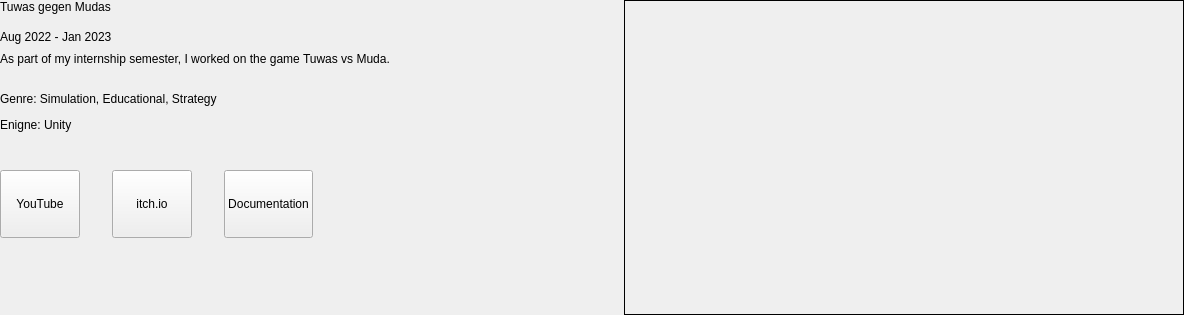
       <widget class="QWidget" name="contentWidget_2" native="true">
        <layout class="QHBoxLayout" name="horizontalLayout_2" stretch="1,0">
         <property name="spacing">
          <number>64</number>
         </property>
         <property name="leftMargin">
          <number>0</number>
         </property>
         <property name="topMargin">
          <number>0</number>
         </property>
         <property name="rightMargin">
          <number>0</number>
         </property>
         <property name="bottomMargin">
          <number>0</number>
         </property>
         <item>
          <widget class="QWidget" name="projectWidget_2" native="true">
           <property name="minimumSize">
            <size>
             <width>560</width>
             <height>0</height>
            </size>
           </property>
           <layout class="QVBoxLayout" name="verticalLayout_5">
            <property name="spacing">
             <number>16</number>
            </property>
            <property name="leftMargin">
             <number>0</number>
            </property>
            <property name="topMargin">
             <number>0</number>
            </property>
            <property name="rightMargin">
             <number>0</number>
            </property>
            <property name="bottomMargin">
             <number>0</number>
            </property>
            <item>
             <widget class="QLabel" name="projectNameLabel_2">
              <property name="text">
               <string>Tuwas gegen Mudas</string>
              </property>
              <property name="alignment">
               <set>Qt::AlignLeading|Qt::AlignLeft|Qt::AlignTop</set>
              </property>
              <property name="styleType" stdset="0">
               <string>projectName</string>
              </property>
             </widget>
            </item>
            <item>
             <widget class="QWidget" name="textWidget_2" native="true">
              <layout class="QVBoxLayout" name="verticalLayout_15">
               <property name="spacing">
                <number>8</number>
               </property>
               <property name="leftMargin">
                <number>0</number>
               </property>
               <property name="topMargin">
                <number>0</number>
               </property>
               <property name="rightMargin">
                <number>0</number>
               </property>
               <property name="bottomMargin">
                <number>0</number>
               </property>
               <item>
                <widget class="QLabel" name="dateLabel_2">
                 <property name="text">
                  <string>Aug 2022 - Jan 2023</string>
                 </property>
                 <property name="styleType" stdset="0">
                  <string>projectDate</string>
                 </property>
                </widget>
               </item>
               <item>
                <widget class="QLabel" name="projectDescribtionLabel_2">
                 <property name="text">
                  <string>&lt;html&gt;&lt;head/&gt;&lt;body&gt;&lt;p&gt;As part of my internship semester, I worked on the game Tuwas vs Muda.&lt;br/&gt;&lt;/p&gt;&lt;p&gt;Genre: Simulation, Educational, Strategy&lt;/p&gt;&lt;p&gt;Enigne: Unity&lt;br/&gt;&lt;/p&gt;&lt;/body&gt;&lt;/html&gt;</string>
                 </property>
                 <property name="wordWrap">
                  <bool>true</bool>
                 </property>
                 <property name="styleType" stdset="0">
                  <string>projectDescribtion</string>
                 </property>
                </widget>
               </item>
              </layout>
             </widget>
            </item>
            <item>
             <widget class="QWidget" name="buttonWidget_2" native="true">
              <layout class="QHBoxLayout" name="horizontalLayout_8">
               <property name="spacing">
                <number>32</number>
               </property>
               <property name="leftMargin">
                <number>0</number>
               </property>
               <property name="topMargin">
                <number>8</number>
               </property>
               <property name="rightMargin">
                <number>0</number>
               </property>
               <property name="bottomMargin">
                <number>0</number>
               </property>
               <item>
                <widget class="QPushButton" name="pushButton_2_1">
                 <property name="minimumSize">
                  <size>
                   <width>0</width>
                   <height>68</height>
                  </size>
                 </property>
                 <property name="text">
                  <string>YouTube</string>
                 </property>
                 <property name="moving" stdset="0">
                  <bool>false</bool>
                 </property>
                </widget>
               </item>
               <item>
                <widget class="QPushButton" name="pushButton_2_2">
                 <property name="minimumSize">
                  <size>
                   <width>0</width>
                   <height>68</height>
                  </size>
                 </property>
                 <property name="text">
                  <string>itch.io</string>
                 </property>
                 <property name="moving" stdset="0">
                  <bool>false</bool>
                 </property>
                </widget>
               </item>
               <item>
                <widget class="QPushButton" name="pushButton_2_3">
                 <property name="minimumSize">
                  <size>
                   <width>0</width>
                   <height>68</height>
                  </size>
                 </property>
                 <property name="text">
                  <string>Documentation</string>
                 </property>
                 <property name="moving" stdset="0">
                  <bool>false</bool>
                 </property>
                </widget>
               </item>
               <item>
                <spacer name="horizontalSpacer_4">
                 <property name="orientation">
                  <enum>Qt::Horizontal</enum>
                 </property>
                 <property name="sizeHint" stdset="0">
                  <size>
                   <width>40</width>
                   <height>20</height>
                  </size>
                 </property>
                </spacer>
               </item>
              </layout>
             </widget>
            </item>
            <item>
             <spacer name="verticalSpacer_2">
              <property name="orientation">
               <enum>Qt::Vertical</enum>
              </property>
              <property name="sizeHint" stdset="0">
               <size>
                <width>20</width>
                <height>0</height>
               </size>
              </property>
             </spacer>
            </item>
           </layout>
          </widget>
         </item>
         <item>
          <widget class="QWidget" name="projectPictureLabel_2" native="true">
           <property name="minimumSize">
            <size>
             <width>560</width>
             <height>315</height>
            </size>
           </property>
           <layout class="QVBoxLayout" name="verticalLayout_4">
            <property name="spacing">
             <number>0</number>
            </property>
            <property name="leftMargin">
             <number>0</number>
            </property>
            <property name="topMargin">
             <number>0</number>
            </property>
            <property name="rightMargin">
             <number>0</number>
            </property>
            <property name="bottomMargin">
             <number>0</number>
            </property>
            <item>
             <widget class="QLabel" name="pictureLabel_2">
              <property name="minimumSize">
               <size>
                <width>560</width>
                <height>315</height>
               </size>
              </property>
              <property name="maximumSize">
               <size>
                <width>560</width>
                <height>315</height>
               </size>
              </property>
              <property name="frameShape">
               <enum>QFrame::Box</enum>
              </property>
              <property name="text">
               <string/>
              </property>
              <property name="alignment">
               <set>Qt::AlignCenter</set>
              </property>
             </widget>
            </item>
            <item>
             <spacer name="verticalSpacer_9">
              <property name="orientation">
               <enum>Qt::Vertical</enum>
              </property>
              <property name="sizeHint" stdset="0">
               <size>
                <width>20</width>
                <height>0</height>
               </size>
              </property>
             </spacer>
            </item>
           </layout>
          </widget>
         </item>
        </layout>
       </widget>
